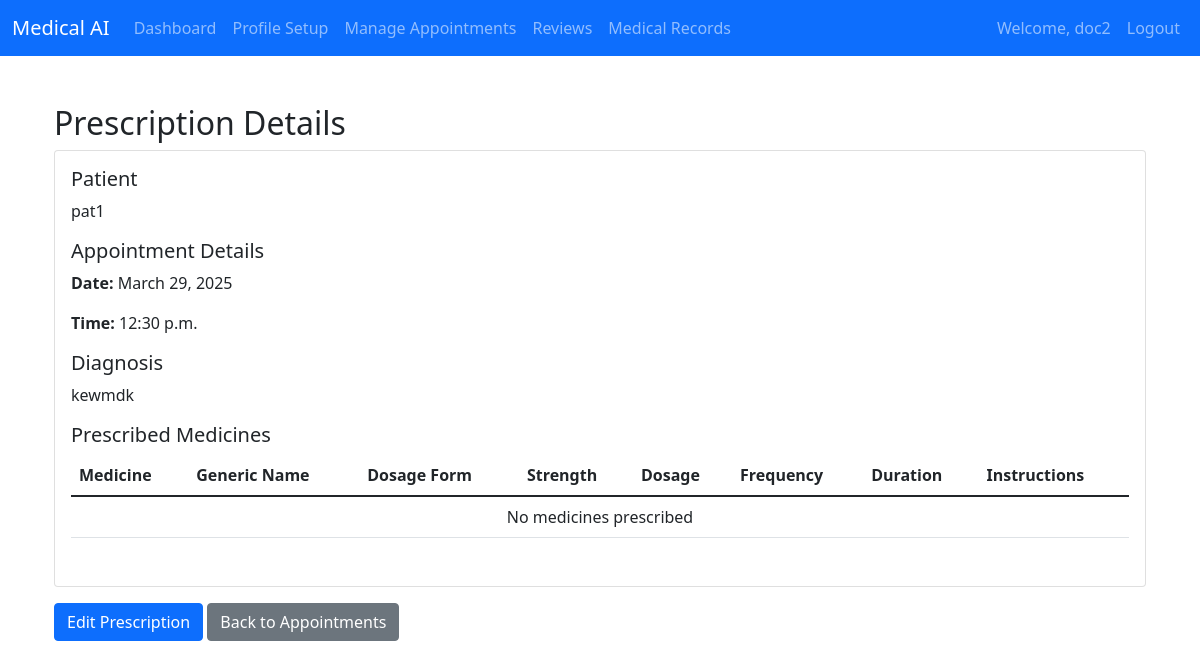
The page /doctor/view_prescription/1/ (signed in) on the database its author committed.
### authentication/models.py (models this page shows, shortened)
class CustomUser(AbstractUser):
    ROLE_CHOICES = [
        ('doctor', 'Doctor'),
        ('patient', 'Patient'),
        ('medical_store', 'Medical Store'),
    ]
    role = models.CharField(max_length=20, choices=ROLE_CHOICES)
    phone_number = models.CharField(max_length=15, blank=True, null=True)
    address = models.TextField(blank=True, null=True)
    profile_completed = models.BooleanField(default=False)  # New field

### doctors/models.py (models this page shows, shortened)
class Prescription(models.Model):
    appointment = models.OneToOneField(
        Appointment,
        on_delete=models.CASCADE,
        related_name='prescription'
    )
    diagnosis = models.TextField(blank=True)
    notes = models.TextField(blank=True)
    created_at = models.DateTimeField(auto_now_add=True)
    updated_at = models.DateTimeField(auto_now=True)

class Appointment(models.Model):
    STATUS_CHOICES = [
        ('pending', 'Pending Request'),
        ('approved', 'Approved'),
        ('rejected', 'Rejected'),
        ('cancelled', 'Cancelled'),
        ('completed', 'Completed')
    ]
    patient = models.ForeignKey('patients.Patient', on_delete=models.CASCADE)
    doctor = models.ForeignKey(Doctor, on_delete=models.CASCADE)
    appointment_date = models.DateField()
    appointment_time = models.TimeField()
    symptoms = models.TextField()
    message = models.TextField(blank=True)
    status = models.CharField(max_length=20, choices=STATUS_CHOICES, default='pending')
    created_at = models.DateTimeField(auto_now_add=True)
    updated_at = models.DateTimeField(auto_now=True)
    reason_for_rejection = models.TextField(blank=True, null=True)
    class Meta:
        ordering = ['-created_at']

### patients/models.py (models this page shows, shortened)
class Patient(models.Model):
    user = models.OneToOneField(CustomUser, on_delete=models.CASCADE, related_name='patient')
    full_name = models.CharField(max_length=100)
    dob = models.DateField()
    age = models.IntegerField(null=True, blank=True)
    gender = models.CharField(
        max_length=6,
        choices=[('male', 'Male'), ('female', 'Female'), ('other', 'Other')],
        default='other'
    )
    contact_number = models.CharField(max_length=20)
    email = models.EmailField()
    address = models.TextField(null=True, blank=True)
    city = models.CharField(max_length=100, null=True, blank=True)
    state = models.CharField(max_length=100, null=True, blank=True)
    pincode = models.CharField(max_length=10, null=True, blank=True)
    blood_group = models.CharField(
        max_length=3,
        choices=[
            ('A+', 'A+'), ('A-', 'A-'),
            ('B+', 'B+'), ('B-', 'B-'),
            ('AB+', 'AB+'), ('AB-', 'AB-'),
            ('O+', 'O+'), ('O-', 'O-')
        ],
        null=True, blank=True, default='N/A'
    )
    height = models.DecimalField(
        max_digits=5,
        decimal_places=2,
        null=True,
        blank=True,
        validators=[MinValueValidator(0)]
    )
    weight = models.DecimalField(
        max_digits=5,
        decimal_places=2,
        null=True,
        blank=True,
        validators=[MinValueValidator(0)]
    )
    emergency_contact_name = models.CharField(max_length=100, null=True, blank=True)
    emergency_contact_relation = models.CharField(max_length=50, null=True, blank=True)
    emergency_contact_number = models.CharField(max_length=20, null=True, blank=True)
    medical_history = models.JSONField(
        null=True,
        blank=True,
        default=dict,
        help_text='Store medical conditions, surgeries, and medications in JSON format'
    )
    allergies = models.JSONField(
        null=True,
        blank=True,
        default=dict,
        help_text='Store food, medication, and environmental allergies in JSON format'
    )
    is_profile_complete = models.BooleanField(default=False)
    created_at = models.DateTimeField(auto_now_add=True)
    updated_at = models.DateTimeField(auto_now=True)
    class Meta:
        ordering = ['-created_at']
        verbose_name = 'Patient'
        verbose_name_plural = 'Patients'

### doctors/views.py (the view, shortened to what this page needs)
# urls.py: path('view_prescription/<int:prescription_id>/', views.view_prescription, name='view_prescription'),
@login_required
def view_prescription(request, prescription_id):
    try:
        prescription = Prescription.objects.get(
            id=prescription_id,
            appointment__doctor=request.user.doctor
        )
        prescribed_medicines = prescription.prescribedmedicine_set.all()
        return render(request, 'doctors/view_prescription.html', {
            'prescription': prescription,
            'prescribed_medicines': prescribed_medicines
        })
    except Prescription.DoesNotExist:
        messages.error(request, 'Prescription not found')
        return redirect('doctors:manage_appointments')

### doctors/templates/doctors/view_prescription.html (shortened to what this page needs)
{% extends 'base.html' %}
{% block content %}
<div class="container mt-5">
    <div class="row">
        <div class="col-md-12">
            <h2>Prescription Details</h2>
            <div class="card">
                <div class="card-body">
                    <div class="mb-3">
                        <h5>Patient</h5>
                        <p>{{ prescription.appointment.patient.full_name }}</p>
                    </div>
                    <div class="mb-3">
                        <h5>Appointment Details</h5>
                        <p><strong>Date:</strong> {{ prescription.appointment.appointment_date }}</p>
                        <p><strong>Time:</strong> {{ prescription.appointment.appointment_time }}</p>
                    </div>
                    {% if prescription.diagnosis %}
                    <div class="mb-3">
                        <h5>Diagnosis</h5>
                        <p>{{ prescription.diagnosis }}</p>
                    </div>
                    {% endif %}
                    <div class="mb-3">
                        <h5>Prescribed Medicines</h5>
                        <div class="table-responsive">
                            <table class="table">
                                <thead>
                                    <tr>
                                        <th>Medicine</th>
                                        <th>Generic Name</th>
                                        <th>Dosage Form</th>
                                        <th>Strength</th>
                                        <th>Dosage</th>
                                        <th>Frequency</th>
                                        <th>Duration</th>
                                        <th>Instructions</th>
                                    </tr>
                                </thead>
                                <tbody>
                                    {% for medicine in prescribed_medicines %}
                                    <tr>
                                        <td>{{ medicine.medicine.name }}</td>
                                        <td>{{ medicine.medicine.generic_name }}</td>
                                        <td>{{ medicine.medicine.dosage_form }}</td>
                                        <td>{{ medicine.medicine.strength }}</td>
                                        <td>{{ medicine.dosage }}</td>
                                        <td>{{ medicine.frequency }}</td>
                                        <td>{{ medicine.duration }}</td>
                                        <td>{{ medicine.instructions }}</td>
                                    </tr>
                                    {% empty %}
                                    <tr>
                                        <td colspan="8" class="text-center">No medicines prescribed</td>
                                    </tr>
                                    {% endfor %}
                                </tbody>
                            </table>
                        </div>
                    </div>
                </div>
            </div>
            <div class="mt-3">
                <a href="{% url 'doctors:edit_prescription' prescription.id %}" class="btn btn-primary">Edit Prescription</a>
                <a href="{% url 'doctors:manage_appointments' %}" class="btn btn-secondary">Back to Appointments</a>
            </div>
        </div>
    </div>
</div>
{% endblock %}

### templates/base.html (shortened to what this page needs)
<!DOCTYPE html>
<html lang="en">
<head>
    <link href="https://cdn.jsdelivr.net/npm/bootstrap@5.1.3/dist/css/bootstrap.min.css" rel="stylesheet">
    <link href="https://cdnjs.cloudflare.com/ajax/libs/font-awesome/6.0.0/css/all.min.css" rel="stylesheet">
</head>
<body>
    <nav class="navbar navbar-expand-lg navbar-dark bg-primary">
        <div class="container-fluid">
            <a class="navbar-brand" href="#">Medical AI</a>
            <div class="collapse navbar-collapse" id="navbarNav">
                <ul class="navbar-nav me-auto">
                    {% if user.is_authenticated %}
                    {% if user.role == 'patient' %}
                    <li class="nav-item">
                        <a class="nav-link" href="{% url 'patients:dashboard' %}">Dashboard</a>
                    </li>
                    <li class="nav-item">
                        <a class="nav-link" href="{% url 'chatbot:chat' %}">Chatbot</a>
                    </li>
                    <li class="nav-item">
                        <a class="nav-link" href="{% url 'chatbot:chat_history' %}">Chat History</a>
                    </li>
                    <li class="nav-item">
                        <a class="nav-link" href="{% url 'patients:patient_profile' %}">Profile</a>
                    </li>
                    <li class="nav-item">
                        <a class="nav-link" href="{% url 'patients:view_appointments' %}">Appointments</a>
                    </li>
                    {% comment %} <li class="nav-item">
                        <a class="nav-link" href="{% url 'patients:medical_records' %}">Medical Records</a>
                    </li> {% endcomment %}
                    {% elif user.role == 'doctor' %}
                    <li class="nav-item">
                        <a class="nav-link" href="{% url 'doctors:doctor_dashboard' %}">Dashboard</a>
                    </li>
                    <li class="nav-item">
                        <a class="nav-link" href="{% url 'doctors:profile_setup' %}">Profile Setup</a>
                    </li>
                    <li class="nav-item">
                        <a class="nav-link" href="{% url 'doctors:manage_appointments' %}">Manage Appointments</a>
                    </li>
                    <li class="nav-item">
                        <a class="nav-link" href="#">Reviews</a>
                    </li>
                    <li class="nav-item">
                        <a class="nav-link" href="#">Medical Records</a>
                    </li>
                    {% elif user.role == 'medical_store' %}
                    <li class="nav-item">
                        <a class="nav-link" href="{% url 'medical_store:dashboard' %}">Dashboard</a>
                    </li>
                    {% endif %}
                    {% endif %}
                </ul>
                <ul class="navbar-nav">
                    {% if user.is_authenticated %}
                    <li class="nav-item">
                        <span class="nav-link">Welcome, {{ user.username }}</span>
                    </li>
                    <li class="nav-item">
                        <a class="nav-link" href="{% url 'logout' %}">Logout</a>
                    </li>
                    {% endif %}
                </ul>
            </div>
        </div>
    </nav>
    <main class="container mt-4">
        {% block content %}{% endblock %}
    </main>
</body>
</html>

### rows shown on the page
CustomUser: username "doc2"
Prescription: appointment.patient.full_name "pat1", appointment.appointment_date "March 29, 2025", appointment.appointment_time "12:30 p.m.", diagnosis "kewmdk"
